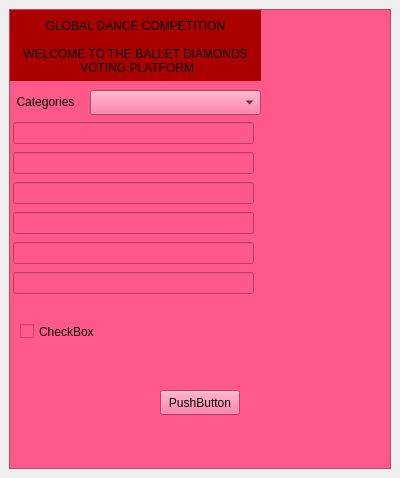
<?xml version="1.0" encoding="UTF-8"?>
<ui version="4.0">
 <class>MainWindow</class>
 <widget class="QMainWindow" name="MainWindow">
  <property name="geometry">
   <rect>
    <x>0</x>
    <y>0</y>
    <width>400</width>
    <height>478</height>
   </rect>
  </property>
  <property name="windowTitle">
   <string>MainWindow</string>
  </property>
  <widget class="QWidget" name="centralwidget">
   <layout class="QGridLayout" name="gridLayout">
    <item row="0" column="0">
     <widget class="QScrollArea" name="scrollArea">
      <property name="styleSheet">
       <string notr="true">background-color: rgb(255, 89, 139);</string>
      </property>
      <property name="widgetResizable">
       <bool>true</bool>
      </property>
      <widget class="QWidget" name="scrollAreaWidgetContents">
       <property name="geometry">
        <rect>
         <x>0</x>
         <y>0</y>
         <width>380</width>
         <height>458</height>
        </rect>
       </property>
       <widget class="QPushButton" name="pushButton">
        <property name="geometry">
         <rect>
          <x>150</x>
          <y>380</y>
          <width>80</width>
          <height>25</height>
         </rect>
        </property>
        <property name="text">
         <string>PushButton</string>
        </property>
       </widget>
       <widget class="QCheckBox" name="checkBox">
        <property name="geometry">
         <rect>
          <x>10</x>
          <y>310</y>
          <width>82</width>
          <height>23</height>
         </rect>
        </property>
        <property name="text">
         <string>CheckBox</string>
        </property>
       </widget>
       <widget class="QLabel" name="label">
        <property name="geometry">
         <rect>
          <x>0</x>
          <y>0</y>
          <width>251</width>
          <height>31</height>
         </rect>
        </property>
        <property name="styleSheet">
         <string notr="true">background-color: rgb(170, 0, 0);</string>
        </property>
        <property name="text">
         <string>GLOBAL DANCE COMPETITION</string>
        </property>
        <property name="alignment">
         <set>Qt::AlignCenter</set>
        </property>
       </widget>
       <widget class="QLabel" name="label_2">
        <property name="geometry">
         <rect>
          <x>0</x>
          <y>30</y>
          <width>251</width>
          <height>41</height>
         </rect>
        </property>
        <property name="styleSheet">
         <string notr="true">background-color: rgb(170, 0, 0);</string>
        </property>
        <property name="text">
         <string>WELCOME TO THE BALLET DIAMONDS
 VOTING PLATFORM</string>
        </property>
        <property name="alignment">
         <set>Qt::AlignCenter</set>
        </property>
       </widget>
       <widget class="QComboBox" name="comboBox">
        <property name="geometry">
         <rect>
          <x>80</x>
          <y>80</y>
          <width>171</width>
          <height>25</height>
         </rect>
        </property>
       </widget>
       <widget class="QLabel" name="label_3">
        <property name="geometry">
         <rect>
          <x>0</x>
          <y>83</y>
          <width>71</width>
          <height>17</height>
         </rect>
        </property>
        <property name="text">
         <string>Categories</string>
        </property>
        <property name="alignment">
         <set>Qt::AlignCenter</set>
        </property>
       </widget>
       <widget class="QWidget" name="">
        <property name="geometry">
         <rect>
          <x>3</x>
          <y>110</y>
          <width>241</width>
          <height>182</height>
         </rect>
        </property>
        <layout class="QVBoxLayout" name="verticalLayout">
         <item>
          <widget class="QLineEdit" name="lineEdit"/>
         </item>
         <item>
          <widget class="QLineEdit" name="lineEdit_2"/>
         </item>
         <item>
          <widget class="QLineEdit" name="lineEdit_3"/>
         </item>
         <item>
          <widget class="QLineEdit" name="lineEdit_4"/>
         </item>
         <item>
          <widget class="QLineEdit" name="lineEdit_5"/>
         </item>
         <item>
          <widget class="QLineEdit" name="lineEdit_6"/>
         </item>
        </layout>
       </widget>
      </widget>
     </widget>
    </item>
   </layout>
  </widget>
 </widget>
 <resources/>
 <connections/>
</ui>
